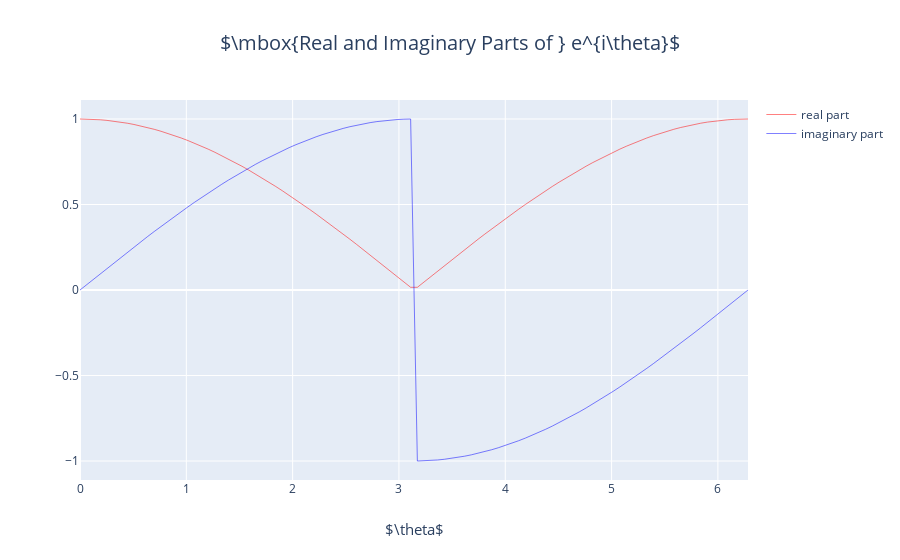

This figure's notebook cell:
### Code cell
import plotly.graph_objects as go
import numpy as np

# Create traces
fig = go.Figure()
fig.add_trace(go.Scatter(x=theta, y=x,
                    line=dict(color='red', width=.5),
                    mode='lines',
                    name='real part'))
fig.add_trace(go.Scatter(x=theta, y=y,
                    line=dict(color='blue', width=.5),
                    mode='lines',
                    name='imaginary part'))

plottitle=r'$\mbox{Real and Imaginary Parts of } e^{i\theta}$'
xlabel=r'$\theta$'
ylabel=""
fig.update_layout(title=dict(text=plottitle,x=.5,font_size=20))
fig.update_layout(xaxis=dict(title=xlabel,title_font_size=15))
fig.update_layout(yaxis=dict(title=ylabel,title_font_size=15))
fig.update_layout(showlegend=True)
fig.show()
